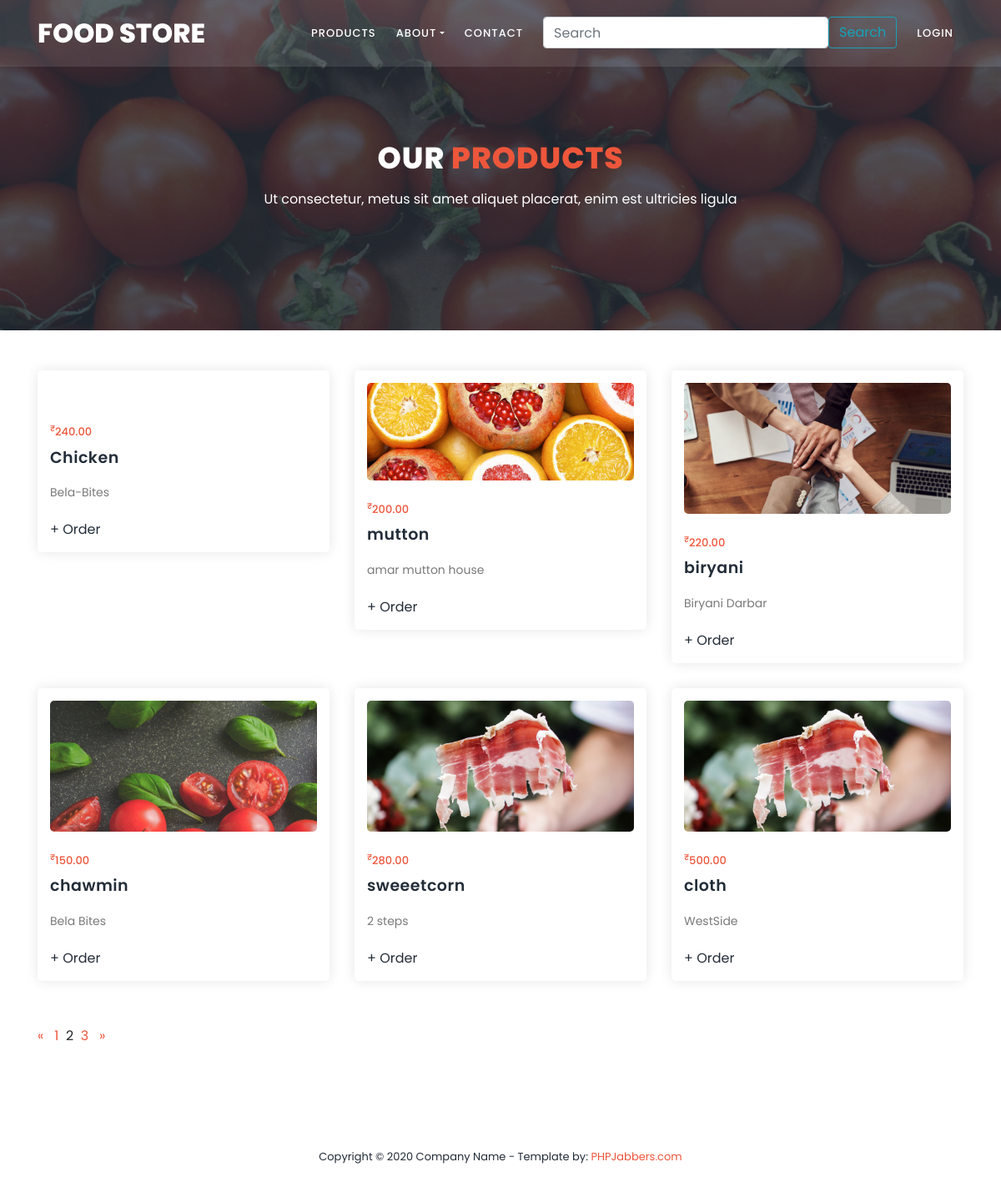
Page /products?page=2 on the committed database.
### app/models.py (models this page shows)
class PRODUCT(models.Model):
    productname = models.CharField(max_length=200)
    price = models.DecimalField(max_digits=5, decimal_places=2)
    description = models.TextField()
    image= models.ImageField(upload_to="static/images",default="")

### app/views.py (the view)
# urls.py: path('products', views.products),
def products(request):
    product_list = PRODUCT.objects.all()
    page = request.GET.get('page', 1)
    paginator = Paginator(product_list, 6)
    try:
        Products = paginator.page(page)
    except PageNotAnInteger:
        Products = paginator.page(1)
    except EmptyPage:
        Products = paginator.page(paginator.num_pages)
    return render(request, 'products.html', { 'Products': Products })

### app/templates/products.html
{% extends 'base.html' %}
{% block content %}
{% load static %}
    <section class="section section-bg" id="call-to-action" style="background-image: url(static/images/banner-image-1-1920x500.jpg)">
        <div class="container">
            <div class="row">
                <div class="col-lg-10 offset-lg-1">
                    <div class="cta-content">
                        <br>
                        <br>
                        <h2>Our <em>Products</em></h2>
                        <p>Ut consectetur, metus sit amet aliquet placerat, enim est ultricies ligula</p>
                    </div>
                </div>
            </div>
        </div>
    </section>
    <section class="section" id="trainers">
        <div class="container">
            <br>
            <br>
            <div class="row">
                {% for i in Products %}
                <div class="col-lg-4">
                    <div class="trainer-item">
                        <div class="image-thumb">
                            <img src="/static/{{ i.image }}" alt="">
                        </div>
                        <div class="down-content">
                            <span>
                                <sup>₹</sup>{{ i.price }}
                            </span>
                            <h4>{{ i.productname }}</h4>
                            <p>{{ i.description }}</p>
                            <ul class="social-icons">
                                <li><a href="/product-details/{{i.id}}">+ Order</a></li>
                            </ul>
                        </div>
                    </div>
                </div>
                {% endfor %}
            </div>
            <br>
            <nav>
                {% if Products.has_other_pages %}
                <ul class="pagination">
                  {% if Products.has_previous %}
                    <li><a href="?page={{ Products.previous_page_number }}">&laquo&nbsp;</a></li>
                  {% else %}
                    <li class="disabled"><span>&laquo&nbsp;</span></li>
                  {% endif %}
                  {% for i in Products.paginator.page_range %}
                    {% if Products.number == i %}
                      <li class="active"><span>{{ i }} <span class="sr-only">(current)</span></span></li>
                    {% else %}
                      <li><a href="?page={{ i }}">&nbsp&nbsp{{ i }}&nbsp&nbsp</a></li>
                    {% endif %}
                  {% endfor %}
                  {% if Products.has_next %}
                    <li><a href="?page={{ Products.next_page_number }}">&nbsp&raquo;</a></li>
                  {% else %}
                    <li class="disabled"><span>&nbsp&raquo;</span></li>
                  {% endif %}
                </ul>
              {% endif %}
            </nav>
        </div>
    </section>
{% endblock %}

### app/static/css/style.css (style rules this page uses)
html, body, div, span, applet, object, iframe, h1, h2, h3, h4, h5, h6, p, blockquote, div pre, a, abbr, acronym, address, big, cite, code, del, dfn, em, font, img, ins, kbd, q, s, samp, small, strike, strong, sub, sup, tt, var, b, u, i, center, dl, dt, dd, ol, ul, li, figure, header, nav, section, article, aside, footer, figcaption { margin: 0; padding: 0; border: 0; outline: 0; }
ul, li { padding: 0; margin: 0; list-style: none; }
header, nav, section, article, aside, footer, hgroup { display: block; }
* { box-sizing: border-box; }
html, body { font-family: 'Poppins', sans-serif; font-weight: 400; background-color: #fff; font-size: 16px; -ms-text-size-adjust: 100%; -webkit-font-smoothing: antialiased; -moz-osx-font-smoothing: grayscale; }
a { text-decoration: none !important; }
h1, h2, h3, h4, h5, h6 { margin-top: 0px; margin-bottom: 0px; }
ul { margin-bottom: 0px; }
p { font-size: 14px; line-height: 25px; color: #7a7a7a; }
html, body { background: #fff; font-family: 'Poppins', sans-serif; }
#call-to-action { padding: 120px 0px; background-image: url(../images/cta-bg.jpg); background-position: center center; background-repeat: no-repeat; background-size: cover; text-align: center; }
.cta-content h2 { font-size: 36px; text-transform: uppercase; font-weight: 800; color: #fff; letter-spacing: 1px; }
.cta-content h2 em { font-style: normal; color: #ed563b; }
.cta-content p { font-size: 16px; color: #fff; margin: 15px 0px 25px 0px; }
.section-bg { background-position: center center; background-repeat: no-repeat; background-size: cover; position: relative; }
.section-bg:before { content:''; position: absolute; top: 0; left: 0; width: 100%; height: 100%; background-color: rgba(35,45,57,0.8); }
.section-bg > form, .section-bg .container { position: relative; z-index: 2 }
#trainers { padding-bottom: 90px; }
#trainers .trainer-item { background-color: #fff; border-radius: 5px; box-shadow: 0px 0px 15px rgba(0,0,0,0.1); padding: 15px; margin-bottom: 30px; }
#trainers .trainer-item img { width: 100%; border-radius: 5px; }
#trainers .trainer-item span { font-size: 13px; font-weight: 500; color: #ed563b; display: inline-block; margin-top: 25px; margin-bottom: 10px; }
#trainers .trainer-item h4 { font-size: 19px; font-weight: 600; color: #232d39; letter-spacing: 0.5px; margin-bottom: 18px; }
#trainers .trainer-item p { margin-bottom: 20px; }
ul.social-icons li { display: inline-block; margin-right: 12px; }
ul.social-icons li:last-child { margin-right: 0px; }
ul.social-icons li a { color: #232d39; transition: all .3s; }
a { color: #ed563b; }

### rows in the picture
PRODUCT: price "240.00", productname "Chicken", description "Bela-Bites"
PRODUCT: image (picture), price "200.00", productname "mutton", description "amar mutton house"
PRODUCT: image (picture), price "220.00", productname "biryani", description "Biryani Darbar"
PRODUCT: image (picture), price "150.00", productname "chawmin", description "Bela Bites"
PRODUCT: image (picture), price "280.00", productname "sweeetcorn", description "2 steps"
PRODUCT: image (picture), price "500.00", productname "cloth", description "WestSide"

### other values in the picture
{{ i }} "1" "3"
{{ i }} "2"
